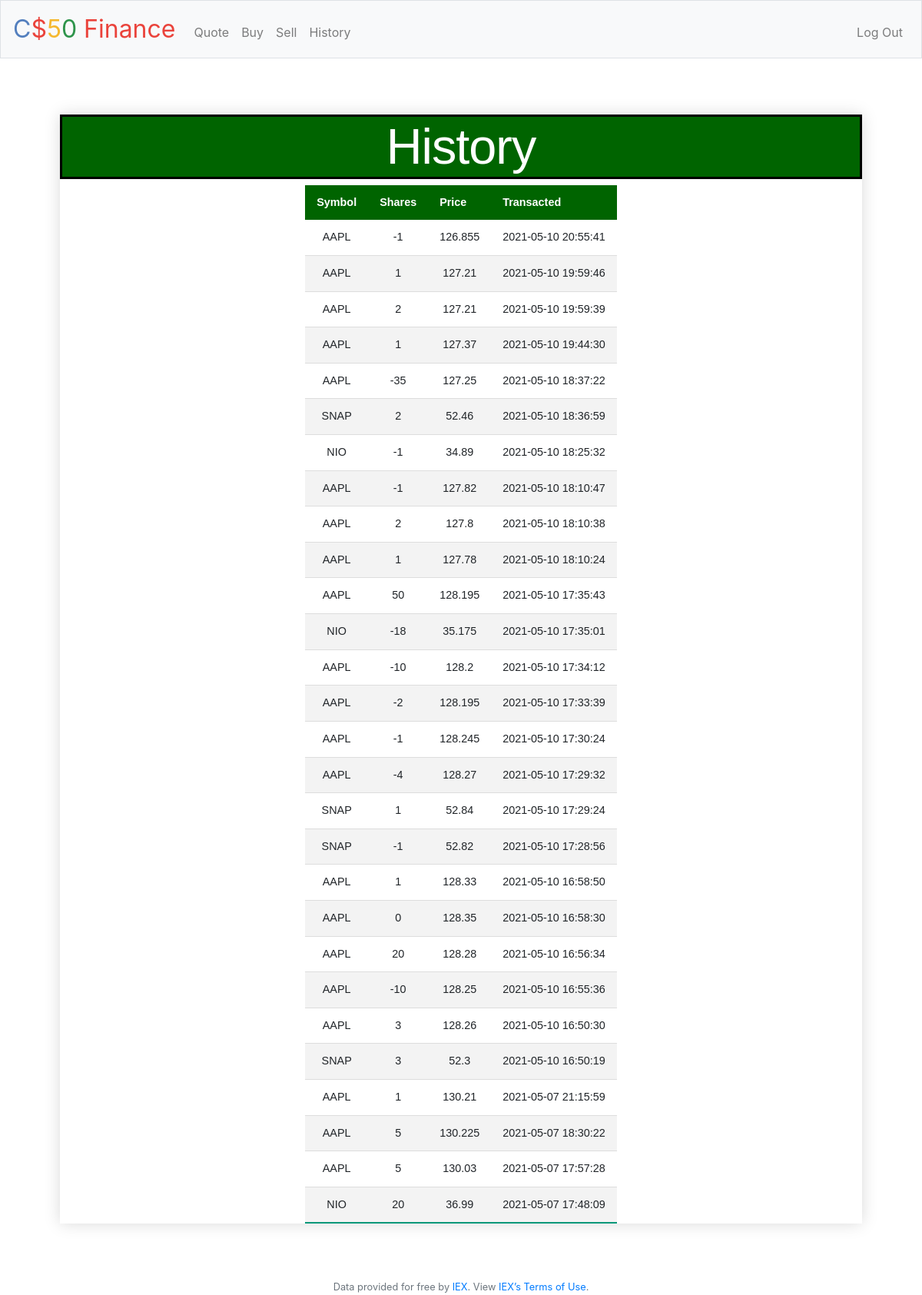
Screenshot of /history (signed in) with the database file from the repository.
### tables this page shows
CREATE TABLE stocks ('id' INTEGER, 'symbol' TEXT, 'stock' TEXT, 'shares' NUMERIC, 'price' NUMERIC, 'date' DATETIME, FOREIGN KEY (id) REFERENCES users(id));

### application.py (the view)
@app.route("/history")
@login_required
def history():
    rows = db.execute("SELECT symbol, shares, price, date FROM stocks WHERE id = ? ORDER BY date DESC", session["user_id"])
    return render_template("history.html", rows=rows)

### application.py (called while the page is built)
@app.after_request
def after_request(response):
    response.headers["Cache-Control"] = "no-cache, no-store, must-revalidate"
    response.headers["Expires"] = 0
    response.headers["Pragma"] = "no-cache"
    return response

### helpers.py (called while the page is built)
def login_required(f):
    @wraps(f)
    def decorated_function(*args, **kwargs):
        if session.get("user_id") is None:
            return redirect("/login")
        return f(*args, **kwargs)
    return decorated_function

### templates/history.html (shortened to what this page needs)
{% extends "layout.html" %}
{% block main %}
    <div class="section" >
        <h2 class="heading">History</h2>
        <table style="margin-left: auto; margin-right: auto;">
            <thead>
                <tr>
                    <th>Symbol</th>
                    <th>Shares</th>
                    <th>Price</th>
                    <th>Transacted</th>
                </tr>
            </thead>
            <tbody>
                {% for row in rows %}
                    <tr>
                        <td>{{ row.symbol }}</td>
                        <td>{{ row.shares }}</td>
                        <td>{{ row.price }}</td>
                        <td>{{ row.date }}</td>
                {% endfor %}
                    </tr>
            </tbody>
        </table>
    </div>
{% endblock %}

### templates/layout.html (shortened to what this page needs)
<!DOCTYPE html>
<html lang="en">
    <head>
        <link rel="stylesheet" href="https://cdn.jsdelivr.net/npm/bootstrap@4.5.3/dist/css/bootstrap.min.css">
        <link href="/static/styles.css" rel="stylesheet">
    </head>
    <body>
        <nav class="navbar navbar-expand-md navbar-light bg-light border">
            <a class="navbar-brand" href="/"><span class="blue">C</span><span class="red">$</span><span class="yellow">5</span><span class="green">0</span> <span class="red">Finance</span></a>
            <div class="collapse navbar-collapse" id="navbar">
                {% if session.user_id %}
                    <ul class="navbar-nav mr-auto mt-2">
                        <li class="nav-item"><a class="nav-link" href="/quote">Quote</a></li>
                        <li class="nav-item"><a class="nav-link" href="/buy">Buy</a></li>
                        <li class="nav-item"><a class="nav-link" href="/sell">Sell</a></li>
                        <li class="nav-item"><a class="nav-link" href="/history">History</a></li>
                    </ul>
                    <ul class="navbar-nav ml-auto mt-2">
                        <li class="nav-item"><a class="nav-link" href="/logout">Log Out</a></li>
                    </ul>
                {% else %}
                    <ul class="navbar-nav ml-auto mt-2">
                        <li class="nav-item"><a class="nav-link" href="/register">Register</a></li>
                        <li class="nav-item"><a class="nav-link" href="/login">Log In</a></li>
                    </ul>
                {% endif %}
            </div>
        </nav>
        <main class="container p-5">
            {% block main %}{% endblock %}
        </main>
        <footer class="small text-center text-muted">
            Data provided for free by <a href="https://iextrading.com/developer">IEX</a>. View <a href="https://iextrading.com/api-exhibit-a/">IEX’s Terms of Use</a>.
        </footer>
    </body>
</html>

### static/styles.css (style rules this page uses)
nav .navbar-brand { font-size: xx-large; }
nav .navbar-brand .blue { color: #537fbe; }
nav .navbar-brand .red { color: #ea433b; }
nav .navbar-brand .yellow { color: #f5b82e; }
nav .navbar-brand .green { color: #2e944b; }
main { overflow-x: auto; text-align: center; }
.section { border-collapse: collapse; margin: 25px 0; font-size: 0.9em; font-family: sans-serif; min-width: 400px; box-shadow: 0 0 20px rgba(0, 0, 0, 0.15); }
.section thead tr { background-color: darkgreen; color: #ffffff; text-align: left; }
.section th, .section td { padding: 12px 15px; }
.section tbody tr { border-bottom: 1px solid #dddddd; }
.section tbody tr:nth-of-type(even) { background-color: #f3f3f3; }
.section tbody tr:last-of-type { border-bottom: 2px solid #009879; }
.heading { font-family: "Arial Black", sans-serif; font-size: 4.5em; letter-spacing: -1px; background-color: darkgreen; border: 3px solid black; color: white; }

### rows the page displays
stocks: symbol "AAPL", shares "-1", price "126.855", date "2021-05-10 20:55:41"
stocks: symbol "AAPL", shares "1", price "127.21", date "2021-05-10 19:59:46"
stocks: symbol "AAPL", shares "2", price "127.21", date "2021-05-10 19:59:39"
stocks: symbol "AAPL", shares "1", price "127.37", date "2021-05-10 19:44:30"
stocks: symbol "AAPL", shares "-35", price "127.25", date "2021-05-10 18:37:22"
stocks: symbol "SNAP", shares "2", price "52.46", date "2021-05-10 18:36:59"
stocks: symbol "NIO", shares "-1", price "34.89", date "2021-05-10 18:25:32"
stocks: symbol "AAPL", shares "-1", price "127.82", date "2021-05-10 18:10:47"
stocks: symbol "AAPL", shares "2", price "127.8", date "2021-05-10 18:10:38"
stocks: symbol "AAPL", shares "1", price "127.78", date "2021-05-10 18:10:24"
stocks: symbol "AAPL", shares "50", price "128.195", date "2021-05-10 17:35:43"
stocks: symbol "NIO", shares "-18", price "35.175", date "2021-05-10 17:35:01"
stocks: symbol "AAPL", shares "-10", price "128.2", date "2021-05-10 17:34:12"
stocks: symbol "AAPL", shares "-2", price "128.195", date "2021-05-10 17:33:39"
stocks: symbol "AAPL", shares "-1", price "128.245", date "2021-05-10 17:30:24"
stocks: symbol "AAPL", shares "-4", price "128.27", date "2021-05-10 17:29:32"
stocks: symbol "SNAP", shares "1", price "52.84", date "2021-05-10 17:29:24"
stocks: symbol "SNAP", shares "-1", price "52.82", date "2021-05-10 17:28:56"
stocks: symbol "AAPL", shares "1", price "128.33", date "2021-05-10 16:58:50"
stocks: symbol "AAPL", shares "0", price "128.35", date "2021-05-10 16:58:30"
stocks: symbol "AAPL", shares "20", price "128.28", date "2021-05-10 16:56:34"
stocks: symbol "AAPL", shares "-10", price "128.25", date "2021-05-10 16:55:36"
stocks: symbol "AAPL", shares "3", price "128.26", date "2021-05-10 16:50:30"
stocks: symbol "SNAP", shares "3", price "52.3", date "2021-05-10 16:50:19"
stocks: symbol "AAPL", shares "1", price "130.21", date "2021-05-07 21:15:59"
stocks: symbol "AAPL", shares "5", price "130.225", date "2021-05-07 18:30:22"
stocks: symbol "AAPL", shares "5", price "130.03", date "2021-05-07 17:57:28"
stocks: symbol "NIO", shares "20", price "36.99", date "2021-05-07 17:48:09"
